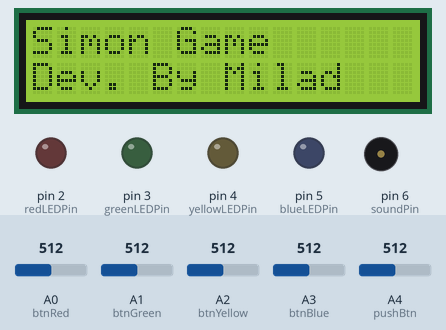
This sketch was run on a simulated Arduino Uno, built with avr-gcc and run on an emulated ATmega328P. Parts: 16×2 character LCD, output pins drawn as LEDs (lit = HIGH), buzzer (waves = sounding). Inputs (shaded band) come from the test bench; at power-on: A4 (pushBtn) = 512, A0 (btnRed) = 512, A1 (btnGreen) = 512, A2 (btnYellow) = 512, A3 (btnBlue) = 512. What the sketch prints to the serial monitor is not drawn.

Above: at 2.1 s.
At 6.8 s:
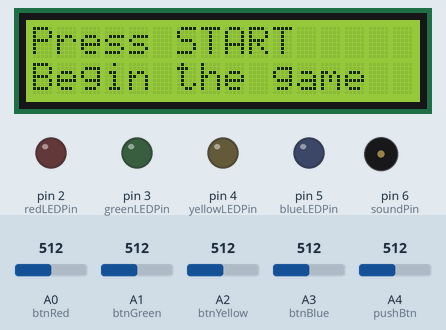
6.9 s: A4 (pushBtn) set to 987
8.4 s: A4 (pushBtn) set to 1017
At 13.8 s:
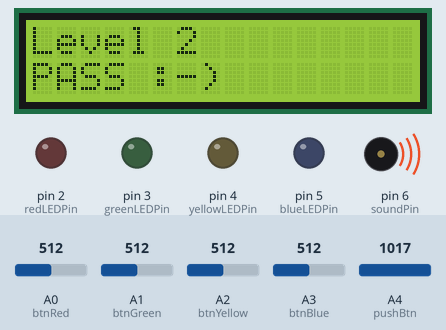
At 20.2 s:
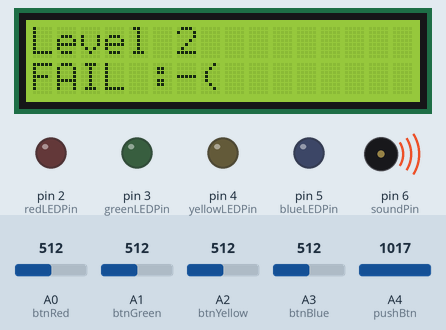
Timing chart, 0 to 20.4 s (numbered marks = the images above; inputs shaded):
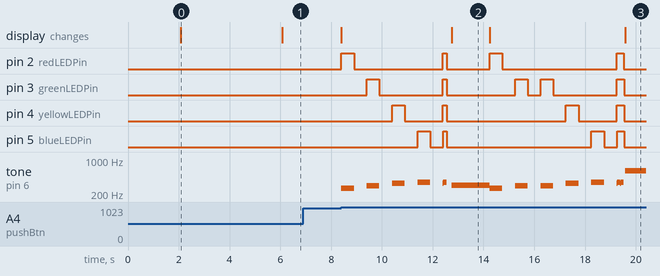

The sketch:

Sabouri-Milad-assignment-2.ino
```cpp
// Simon Game
// Developed By Milad Sabouri
// Embedded Systems Course
// Illinois Tech - Spring 2018

#include <LiquidCrystal.h>

LiquidCrystal lcd(7, 8, 9, 10, 11, 12);

const int redLEDPin = 2;
const int greenLEDPin = 3;
const int yellowLEDPin = 4;
const int blueLEDPin = 5;
const int soundPin = 6;
const int pushBtn = A4;

const int FAIL = 0;
const int PASS = 1;
const int VICTORY = 2;
const int WELCOME = 3;
const int INTRO = 4;
const int START = 5;
const int STARTED = 6;
const int RESTART = 7;
const int GAMEOVER = 8;
const int ONTIME = 10;
const int OVERTIME = 11;

unsigned long time;

const int level1[] = {1, 1, 1, 1};
const int level2[] = {1, 2, 1, 1};
const int level3[] = {2, 1, 1, 2};
const int level4[] = {3, 1, 2, 1};
const int level5[] = {3, 1, 2, 2};

int btnRed = A0;
int btnGreen = A1;
int btnYellow = A2;
int btnBlue = A3;

int redValue = 0;
int greenValue = 0;
int yellowValue = 0;
int blueValue = 0;

int level = 1;
int userInputCount = 0;
int sounds[] = {262, 294, 330, 349};
int gamePattern[4];
int userPattern[4] = {0, 0, 0, 0};

void setup() {
  Serial.begin(9600);
  lcd.begin(16, 2);
  showLCD(WELCOME);
  delay(2000);
  showLCD(INTRO);
  delay(4000);
  showLCD(START);

  //Set LED pins as OUTPUT
  pinMode(redLEDPin, OUTPUT);
  pinMode(greenLEDPin, OUTPUT);
  pinMode(yellowLEDPin, OUTPUT);
  pinMode(blueLEDPin, OUTPUT);
  pinMode(soundPin, OUTPUT);

  digitalWrite(redLEDPin, LOW);
  digitalWrite(greenLEDPin, LOW);
  digitalWrite(yellowLEDPin, LOW);
  digitalWrite(blueLEDPin, LOW);

  int pinBtn;
  while (true) {
    pinBtn = analogRead(pushBtn);
    if (pinBtn > 1000) {
      break;
    }
  }//while
}

void loop() {
  userPattern[0] = 0;
  userPattern[1] = 0;
  userPattern[2] = 0;
  userPattern[3] = 0;

  showLCD(STARTED);

  generatePattern();
  showPattern();
//  getPattern();
  if ( getPattern() == ONTIME) {
    Serial.println("getPattern == 1");
    if ( comparePatterns() == PASS ) {
      level++;
      Serial.print("LEVEL:");
      Serial.print(level);
      if (level > 5) {
        victory();
        restartGame();
        level = 1;
      } else {
        showResult(PASS);
      } //else - level > 10
    } else {
      Serial.println("Compare Fail");
      showResult(FAIL);
    } // else compare
  } else{
      Serial.println("getPattern == 0");
      showLCD(GAMEOVER);
      tone(soundPin, 700);
      delay(1000);
      noTone(soundPin);
      restartGame();
      level = 1;
  }

} //loop

void generatePattern() {
  switch (level) {
    case 1:
      memcpy(gamePattern, level1, sizeof gamePattern);
      userInputCount = 4;
      break;
    case 2:
      memcpy(gamePattern, level2, sizeof gamePattern);
      userInputCount = 5;
      break;
    case 3:
      memcpy(gamePattern, level3, sizeof gamePattern);
      userInputCount = 6;
      break;
    case 4:
      memcpy(gamePattern, level4, sizeof gamePattern);
      userInputCount = 7;
      break;
    case 5:
      memcpy(gamePattern, level5, sizeof gamePattern);
      userInputCount = 8;
      break;
  }//switch
}

void showPattern() {
  for (int i = 0; i < 4; i++) {
    int repeat = 0;
    while ( repeat < gamePattern[i]) {
      switch (i) {
        case 0:
          digitalWrite(redLEDPin, HIGH);
          tone(soundPin, sounds[0]);
          delay(500);
          digitalWrite(redLEDPin, LOW);
          noTone(soundPin);
          break;
        case 1:
          digitalWrite(greenLEDPin, HIGH);
          tone(soundPin, sounds[1]);
          delay(500);
          digitalWrite(greenLEDPin, LOW);
          noTone(soundPin);
          break;
        case 2:
          digitalWrite(yellowLEDPin, HIGH);
          tone(soundPin, sounds[2]);
          delay(500);
          digitalWrite(yellowLEDPin, LOW);
          noTone(soundPin);
          break;
        case 3:
          digitalWrite(blueLEDPin, HIGH);
          tone(soundPin, sounds[3]);
          delay(500);
          digitalWrite(blueLEDPin, LOW);
          noTone(soundPin);
          break;
      } // switch
      repeat++;
      delay(500);
    } //while
  } //for
} //showPattern

int getPattern() {
  int output = ONTIME;
  time = millis();
  int counter = 0;
  while (counter < userInputCount) {
    if (millis() < time + 5000) {
      redValue = analogRead(btnRed);
      greenValue = analogRead(btnGreen);
      yellowValue = analogRead(btnYellow);
      blueValue = analogRead(btnBlue);

      //    Serial.print("Red: ");
      //    Serial.print(redValue);
      //    Serial.print(" * Green: ");
      //    Serial.print(greenValue);
      //    Serial.print(" * Yellow: ");
      //    Serial.print(yellowValue);
      //    Serial.print(" * Blue: ");
      //    Serial.println(blueValue);

      if (redValue > 200) {
        digitalWrite(redLEDPin, HIGH);
        tone(soundPin, sounds[0]);
        userPattern[0]++;
        counter++;
        Serial.print("RED Pushed - ");
        Serial.print("Counter: ");
        Serial.println(counter);
      } else {
        digitalWrite(redLEDPin, LOW);
      }

      if (greenValue > 200) {
        digitalWrite(greenLEDPin, HIGH);
        tone(soundPin, sounds[1]);
        userPattern[1]++;
        counter++;
        Serial.print("GREEN Pushed - ");
        Serial.print("Counter: ");
        Serial.println(counter);
      } else {
        digitalWrite(greenLEDPin, LOW);
      }

      if (yellowValue > 200) {
        digitalWrite(yellowLEDPin, HIGH);
        tone(soundPin, sounds[2]);
        userPattern[2]++;
        counter++;
        Serial.print("YELLOW Pushed - ");
        Serial.print("Counter: ");
        Serial.println(counter);
      } else {
        digitalWrite(yellowLEDPin, LOW);
      }

      if (blueValue > 200) {
        digitalWrite(blueLEDPin, HIGH);
        tone(soundPin, sounds[3]);
        userPattern[3]++;
        counter++;
        Serial.print("BLUE Pushed - ");
        Serial.print("Counter: ");
        Serial.println(counter);
      } else {
        digitalWrite(blueLEDPin, LOW);
      }
      delay(100);
      noTone(soundPin);
//      Serial.print("Counter: ");
//      Serial.println(counter);
    } else {//if(millis)
      Serial.println("Time goes larger that 10 seconds");
      output = OVERTIME;
      break;
    }
  } // while
  digitalWrite(redLEDPin, LOW);
  digitalWrite(greenLEDPin, LOW);
  digitalWrite(yellowLEDPin, LOW);
  digitalWrite(blueLEDPin, LOW);
  Serial.print("Output: ");
  Serial.println(output);
  return output;
} //getPattern

int comparePatterns() {
  for (int i = 0; i < 4; i++) {
    Serial.println(" *** *** ");
    Serial.print("gamePattern: ");
    Serial.print(gamePattern[0]);
    Serial.print(gamePattern[1]);
    Serial.print(gamePattern[2]);
    Serial.println(gamePattern[3]);
    Serial.print("userPattern: ");
    Serial.print(userPattern[0]);
    Serial.print(userPattern[1]);
    Serial.print(userPattern[2]);
    Serial.println(userPattern[3]);
    if (gamePattern[i] != userPattern[i]) {
      Serial.println(" **Compare Fail** ");
      return FAIL;
    }//if
  }//for
  Serial.print(" **Compare PASS** ");
  return PASS;
}//comparePatterns

void showResult(int state) {
  if (state == PASS) {
    showLCD(PASS);
    for (int i = 0; i < 3; i++) {
      tone(soundPin, 300);
      delay(500);
      noTone(soundPin);
    }
  }
  if (state == FAIL) {
    showLCD(FAIL);
    tone(soundPin, 600);
    delay(1000);
    noTone(soundPin);
  }
}//showResult

void victory() {
  showLCD(VICTORY);
  tone(soundPin, 800);
  delay(2000);
  noTone(soundPin);
}

void showLCD(int state) {
  lcd.clear();
  lcd.setCursor(0, 0);

  switch (state) {
    case 0: //FAIL
      lcd.print("Level ");
      lcd.print(level);
      lcd.setCursor(0, 1);
      lcd.print("FAIL :-(");
      break;
    case 1: //PASS
      lcd.print("Level ");
      lcd.print(level);
      lcd.setCursor(0, 1);
      lcd.print("PASS :-)");
      break;
    case 2: //VICTORY
      lcd.print("*Congratulation*");
      lcd.setCursor(0, 1);
      lcd.print("You Win  :-D");
      break;
    case 3: //WELCOME
      lcd.print("Welcome");
      lcd.setCursor(0, 1);
      lcd.print("Loading ...");
      break;
    case 4: //INTRO
      lcd.print("Simon Game");
      lcd.setCursor(0, 1);
      lcd.print("Dev. By Milad");
      break;
    case 5: //START
      lcd.print("Press START");
      lcd.setCursor(0, 1);
      lcd.print("Begin the game");
      break;
    case 6: //STARTED
      lcd.print("Level ");
      lcd.print(level);
      break;
    case 7: //RESTART
      lcd.print("Restart?");
      lcd.setCursor(0, 1);
      lcd.print("Press START");
      break;
    case 8: //GAMEOVER
      lcd.print("Game Over");
      lcd.setCursor(0, 1);
      lcd.print("Press START");
      break;
  }//switch
}//showLCD

void restartGame() {
  showLCD(RESTART);
  int pinBtn;
  while (true) {
    pinBtn = analogRead(pushBtn);
    if (pinBtn > 1000) {
      break;
    }
  }//while
}//restartGame
```

Measured:
- the behaviour switches between 1000 and 1001 on A4 (pushBtn) (found by bisection; images 1 and 2)
- after the input at 6.9 s, every drawn part: stays the same
- after the input at 8.4 s, pin 2 (redLEDPin): LOW → HIGH at once, → LOW 0.50 s later, → HIGH 3.5 s later, → LOW 0.14 s later, … (8 changes in this stretch); pin 3 (greenLEDPin): LOW → HIGH after 1.0 s, → LOW 0.50 s later, → HIGH 2.5 s later, → LOW 0.14 s later, … (10 changes in this stretch)
- what the display in image 0 shows lasts 4.0 s, from 2.1 s to 6.1 s
- what the display in image 2 shows lasts 1.5 s, from 12.7 s to 14.2 s
